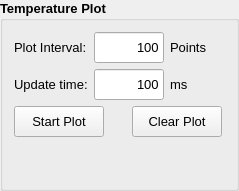
     <widget class="QGroupBox" name="groupBox_7">
      <property name="font">
       <font>
        <pointsize>10</pointsize>
        <weight>75</weight>
        <bold>true</bold>
       </font>
      </property>
      <property name="title">
       <string>Temperature Plot</string>
      </property>
      <layout class="QGridLayout" name="gridLayout_10">
       <item row="0" column="0">
        <widget class="QLabel" name="label_34">
         <property name="minimumSize">
          <size>
           <width>0</width>
           <height>31</height>
          </size>
         </property>
         <property name="maximumSize">
          <size>
           <width>120</width>
           <height>31</height>
          </size>
         </property>
         <property name="font">
          <font>
           <pointsize>10</pointsize>
           <weight>50</weight>
           <italic>false</italic>
           <bold>false</bold>
           <stylestrategy>PreferAntialias</stylestrategy>
          </font>
         </property>
         <property name="text">
          <string>Plot Interval:</string>
         </property>
        </widget>
       </item>
       <item row="0" column="3">
        <widget class="QLabel" name="u_high_10">
         <property name="minimumSize">
          <size>
           <width>55</width>
           <height>31</height>
          </size>
         </property>
         <property name="maximumSize">
          <size>
           <width>55</width>
           <height>31</height>
          </size>
         </property>
         <property name="font">
          <font>
           <pointsize>10</pointsize>
           <weight>50</weight>
           <italic>false</italic>
           <bold>false</bold>
           <stylestrategy>PreferAntialias</stylestrategy>
          </font>
         </property>
         <property name="text">
          <string>Points</string>
         </property>
        </widget>
       </item>
       <item row="0" column="1" colspan="2">
        <widget class="QLineEdit" name="TempPlotInterval">
         <property name="enabled">
          <bool>true</bool>
         </property>
         <property name="sizePolicy">
          <sizepolicy hsizetype="Fixed" vsizetype="Fixed">
           <horstretch>0</horstretch>
           <verstretch>0</verstretch>
          </sizepolicy>
         </property>
         <property name="minimumSize">
          <size>
           <width>70</width>
           <height>31</height>
          </size>
         </property>
         <property name="maximumSize">
          <size>
           <width>70</width>
           <height>31</height>
          </size>
         </property>
         <property name="font">
          <font>
           <pointsize>10</pointsize>
           <weight>50</weight>
           <bold>false</bold>
          </font>
         </property>
         <property name="text">
          <string>100</string>
         </property>
         <property name="alignment">
          <set>Qt::AlignRight|Qt::AlignTrailing|Qt::AlignVCenter</set>
         </property>
        </widget>
       </item>
       <item row="1" column="3">
        <widget class="QLabel" name="u_high_9">
         <property name="minimumSize">
          <size>
           <width>55</width>
           <height>31</height>
          </size>
         </property>
         <property name="maximumSize">
          <size>
           <width>55</width>
           <height>31</height>
          </size>
         </property>
         <property name="font">
          <font>
           <pointsize>10</pointsize>
           <weight>50</weight>
           <italic>false</italic>
           <bold>false</bold>
           <stylestrategy>PreferAntialias</stylestrategy>
          </font>
         </property>
         <property name="text">
          <string>ms</string>
         </property>
        </widget>
       </item>
       <item row="2" column="0" colspan="2">
        <widget class="QPushButton" name="TempStartPlot">
         <property name="minimumSize">
          <size>
           <width>90</width>
           <height>31</height>
          </size>
         </property>
         <property name="maximumSize">
          <size>
           <width>90</width>
           <height>31</height>
          </size>
         </property>
         <property name="font">
          <font>
           <pointsize>10</pointsize>
           <weight>50</weight>
           <italic>false</italic>
           <bold>false</bold>
           <stylestrategy>PreferAntialias</stylestrategy>
          </font>
         </property>
         <property name="text">
          <string>Start Plot</string>
         </property>
         <property name="checkable">
          <bool>true</bool>
         </property>
        </widget>
       </item>
       <item row="2" column="2" colspan="2">
        <widget class="QPushButton" name="TempClearPlot">
         <property name="minimumSize">
          <size>
           <width>90</width>
           <height>31</height>
          </size>
         </property>
         <property name="maximumSize">
          <size>
           <width>90</width>
           <height>31</height>
          </size>
         </property>
         <property name="font">
          <font>
           <pointsize>10</pointsize>
           <weight>50</weight>
           <italic>false</italic>
           <bold>false</bold>
           <stylestrategy>PreferAntialias</stylestrategy>
          </font>
         </property>
         <property name="text">
          <string>Clear Plot</string>
         </property>
        </widget>
       </item>
       <item row="1" column="0">
        <widget class="QLabel" name="lable_2">
         <property name="minimumSize">
          <size>
           <width>0</width>
           <height>31</height>
          </size>
         </property>
         <property name="maximumSize">
          <size>
           <width>120</width>
           <height>31</height>
          </size>
         </property>
         <property name="font">
          <font>
           <pointsize>10</pointsize>
           <weight>50</weight>
           <italic>false</italic>
           <bold>false</bold>
           <stylestrategy>PreferAntialias</stylestrategy>
          </font>
         </property>
         <property name="text">
          <string>Update time:</string>
         </property>
        </widget>
       </item>
       <item row="1" column="1" colspan="2">
        <widget class="QLineEdit" name="TempUpdateTime">
         <property name="enabled">
          <bool>true</bool>
         </property>
         <property name="sizePolicy">
          <sizepolicy hsizetype="Fixed" vsizetype="Fixed">
           <horstretch>0</horstretch>
           <verstretch>0</verstretch>
          </sizepolicy>
         </property>
         <property name="minimumSize">
          <size>
           <width>70</width>
           <height>31</height>
          </size>
         </property>
         <property name="maximumSize">
          <size>
           <width>70</width>
           <height>31</height>
          </size>
         </property>
         <property name="font">
          <font>
           <pointsize>10</pointsize>
           <weight>50</weight>
           <bold>false</bold>
          </font>
         </property>
         <property name="text">
          <string>100</string>
         </property>
         <property name="alignment">
          <set>Qt::AlignRight|Qt::AlignTrailing|Qt::AlignVCenter</set>
         </property>
        </widget>
       </item>
       <item row="3" column="2">
        <spacer name="verticalSpacer_6">
         <property name="orientation">
          <enum>Qt::Vertical</enum>
         </property>
         <property name="sizeHint" stdset="0">
          <size>
           <width>20</width>
           <height>40</height>
          </size>
         </property>
        </spacer>
       </item>
      </layout>
     </widget>
